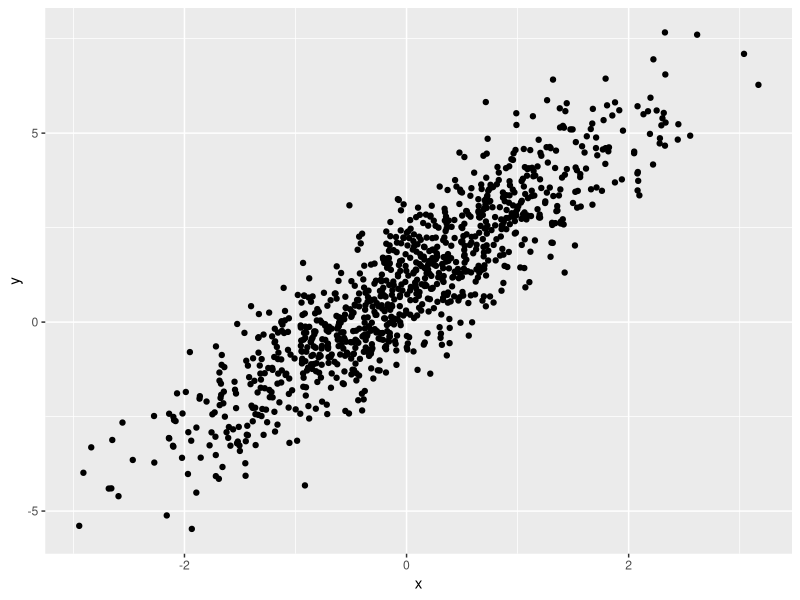
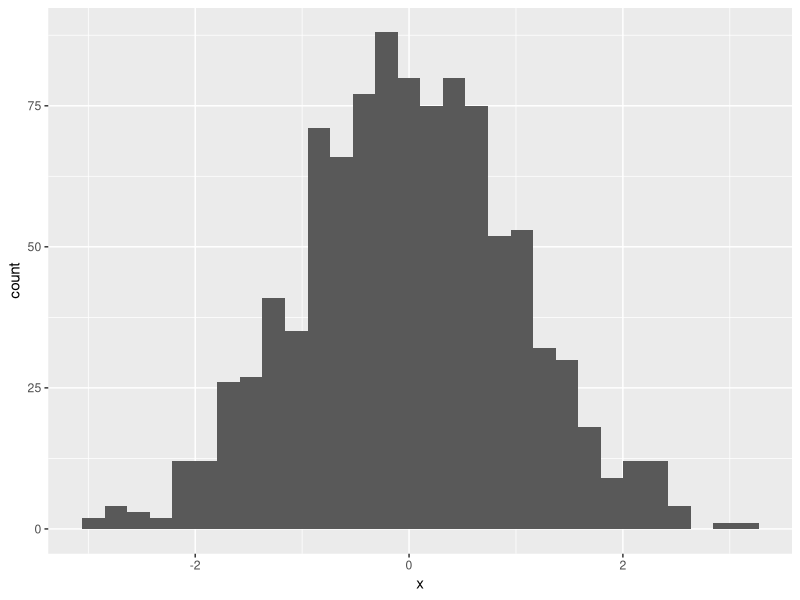

Source code (R) for these figures, in order:
## ---- chunk 1
library(tidyverse)
## ---- chunk 2
samp = rnorm(100)
length(samp)
## ---- chunk 3
plot_df =
  tibble(
    x = rnorm(n = 1000),
    y = 1 + 2 * x + rnorm(n = 1000)
  )

ggplot(plot_df, aes(x = x, y = y)) + geom_point()
## ---- chunk 4
ggplot(plot_df, aes(x = x)) + geom_histogram()
